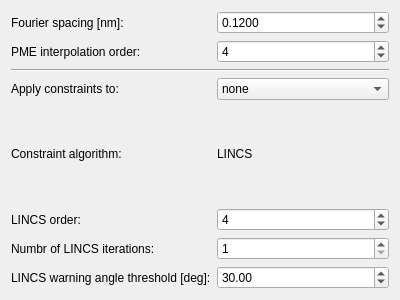
<?xml version="1.0" encoding="UTF-8"?>
<ui version="4.0">
 <class>WizardPage</class>
 <widget class="QWizardPage" name="WizardPage">
  <property name="geometry">
   <rect>
    <x>0</x>
    <y>0</y>
    <width>400</width>
    <height>300</height>
   </rect>
  </property>
  <property name="windowTitle">
   <string>WizardPage</string>
  </property>
  <property name="title">
   <string>Ewald &amp; Constraints</string>
  </property>
  <property name="subTitle">
   <string>Settings for Ewald summation and bond constraint algorithms</string>
  </property>
  <layout class="QGridLayout" name="gridLayout">
   <item row="0" column="0">
    <widget class="QLabel" name="label_40">
     <property name="text">
      <string>Fourier spacing [nm]:</string>
     </property>
     <property name="buddy">
      <cstring>fourierspacingDoubleSpinBox</cstring>
     </property>
    </widget>
   </item>
   <item row="0" column="1">
    <widget class="QDoubleSpinBox" name="fourierspacingDoubleSpinBox">
     <property name="decimals">
      <number>4</number>
     </property>
     <property name="maximum">
      <double>999999999.000000000000000</double>
     </property>
     <property name="value">
      <double>0.120000000000000</double>
     </property>
    </widget>
   </item>
   <item row="1" column="0">
    <widget class="QLabel" name="label_41">
     <property name="text">
      <string>PME interpolation order:</string>
     </property>
     <property name="buddy">
      <cstring>pme_orderSpinBox</cstring>
     </property>
    </widget>
   </item>
   <item row="1" column="1">
    <widget class="QSpinBox" name="pme_orderSpinBox">
     <property name="value">
      <number>4</number>
     </property>
    </widget>
   </item>
   <item row="2" column="0" colspan="2">
    <widget class="Line" name="line">
     <property name="orientation">
      <enum>Qt::Horizontal</enum>
     </property>
    </widget>
   </item>
   <item row="3" column="0">
    <widget class="QLabel" name="label_56">
     <property name="text">
      <string>Apply constraints to:</string>
     </property>
     <property name="buddy">
      <cstring>constraintsComboBox</cstring>
     </property>
    </widget>
   </item>
   <item row="3" column="1">
    <widget class="QComboBox" name="constraintsComboBox">
     <item>
      <property name="text">
       <string>none</string>
      </property>
     </item>
     <item>
      <property name="text">
       <string>h-bonds</string>
      </property>
     </item>
     <item>
      <property name="text">
       <string>all-bonds</string>
      </property>
     </item>
     <item>
      <property name="text">
       <string>h-angles</string>
      </property>
     </item>
     <item>
      <property name="text">
       <string>all-angles</string>
      </property>
     </item>
    </widget>
   </item>
   <item row="4" column="0">
    <widget class="QLabel" name="label_57">
     <property name="text">
      <string>Constraint algorithm:</string>
     </property>
    </widget>
   </item>
   <item row="4" column="1">
    <widget class="QLabel" name="label_58">
     <property name="text">
      <string>LINCS</string>
     </property>
    </widget>
   </item>
   <item row="5" column="0">
    <widget class="QLabel" name="label_59">
     <property name="text">
      <string>LINCS order:</string>
     </property>
     <property name="buddy">
      <cstring>lincs_orderSpinBox</cstring>
     </property>
    </widget>
   </item>
   <item row="5" column="1">
    <widget class="QSpinBox" name="lincs_orderSpinBox">
     <property name="value">
      <number>4</number>
     </property>
    </widget>
   </item>
   <item row="6" column="0">
    <widget class="QLabel" name="label_60">
     <property name="text">
      <string>Numbr of LINCS iterations:</string>
     </property>
     <property name="buddy">
      <cstring>lincs_iterSpinBox</cstring>
     </property>
    </widget>
   </item>
   <item row="6" column="1">
    <widget class="QSpinBox" name="lincs_iterSpinBox">
     <property name="minimum">
      <number>1</number>
     </property>
    </widget>
   </item>
   <item row="7" column="0">
    <widget class="QLabel" name="label_61">
     <property name="text">
      <string>LINCS warning angle threshold [deg]:</string>
     </property>
     <property name="buddy">
      <cstring>lincs_warnangleDoubleSpinBox</cstring>
     </property>
    </widget>
   </item>
   <item row="7" column="1">
    <widget class="QDoubleSpinBox" name="lincs_warnangleDoubleSpinBox">
     <property name="maximum">
      <double>360.000000000000000</double>
     </property>
     <property name="value">
      <double>30.000000000000000</double>
     </property>
    </widget>
   </item>
  </layout>
 </widget>
 <resources/>
 <connections/>
</ui>
